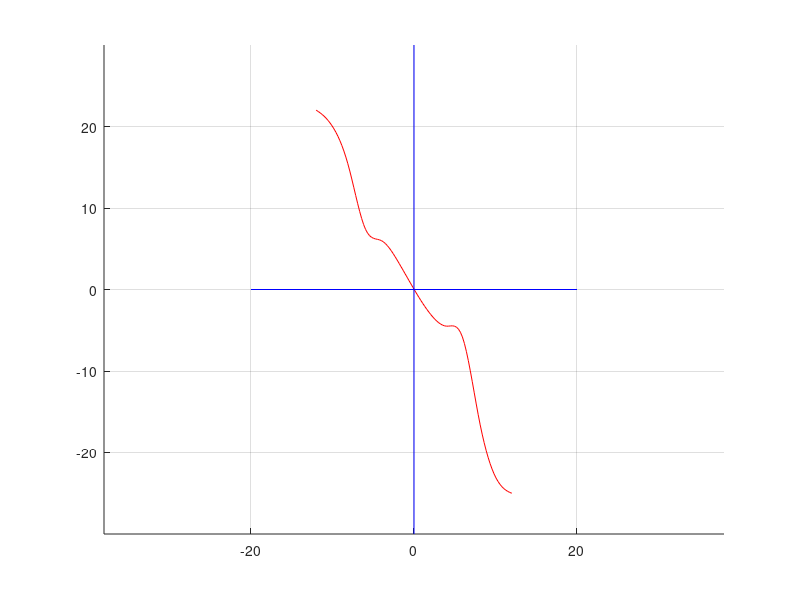

This chart was generated by the following MATLAB code:
%% Dieudonne's Spiral Maneuver
Rudder = [14,12, 10, 8, 6, 4, 2, -2, -4, -6, -8, -10,-12,-14];
Yaw_Rate = [-26,-25,-23,-16, -6, -4.5, -3, 3.5, 6, 7.5, 15, 20, 22,23];
%plot(Rudder,Yaw_Rate)

xx  = linspace(-12, 12, 100);
yy1 = interp1(Rudder, Yaw_Rate, xx, 'spline');
hold on
plot(xx, yy1, 'r-')
plot([0 0], [30 -30], 'b')
plot([20 -20], [0 0], 'b')
grid on
axis equal